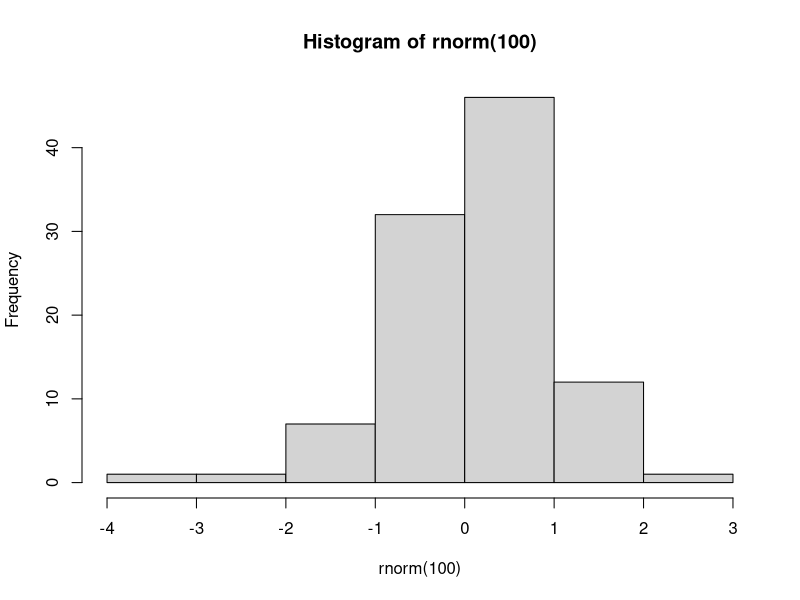

Here is the R script that generated this plot:
# 인터랙티브 모드 #

# Y = |X| -> Y의 값은 0 주위에서 분포된 식이 아니고, Y의 평균은 양수일 것이다.

# N(0, 1)의 분포를 시뮬레이션 한다. 평균이 0이고 분산이 1인 기본 표준 분포.
# 100개의 임의의 수를 생성한 후, 절대값을 취하고, 이 절대값의 평균을 구하는 코드.
mean(abs(rnorm(100)))


# * * *
# 배치 모드 #

# pdf() 함수는 그래프를 xh.pdf라는 PDF 파일로 저장할 것이라고 R에게 알려준다.
pdf("xh.pdf")

# 아래에서 rnorm() 함수는 100개의 N(0, 1)을 따르는 임의의 변수를 생성한다.
# hist() 함수를 통해 이 변수들의 히스토그램을 그린다.
hist(rnorm(100))

# 사용한 그래픽 '장치'를 닫는다. 이 경우에는 xh.pdf 파일을 의미한다.
# 이때 실제로 이 파일이 디스크에 쓰인다.
dev.off()

# cmd 창에서 > R CMD BATCH first.R

